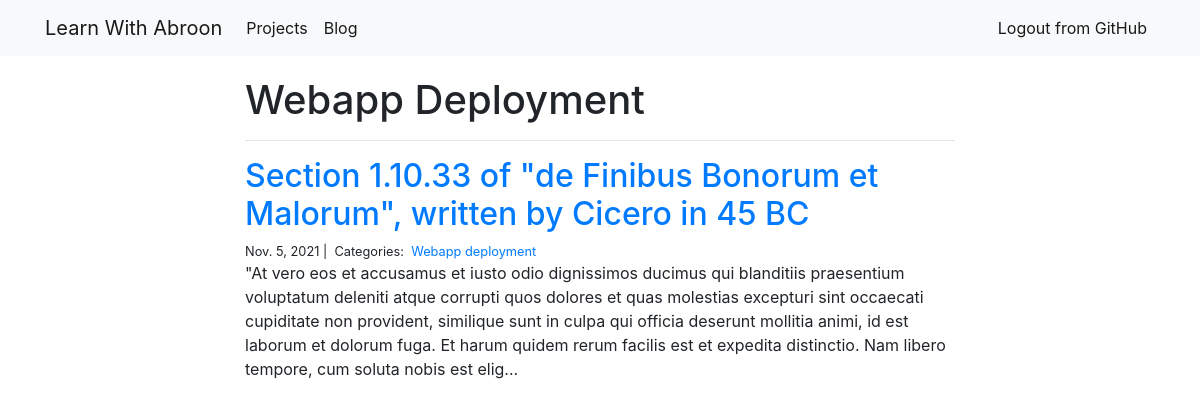
Before: /blog/Webapp deployment/ (signed in) with the older database file.
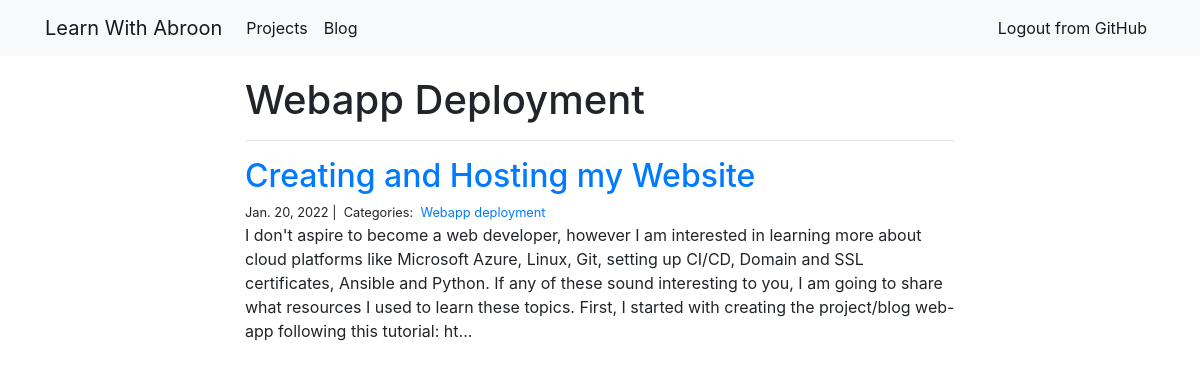
After: the same page with the newer database file.
### blog/models.py (models this page shows, shortened)
class Post(models.Model):
    title = models.CharField(max_length=255)
    body = models.TextField()
    created_on = models.DateTimeField(auto_now_add=True)
    last_modified = models.DateTimeField(auto_now=True)
    categories = models.ManyToManyField('Category', related_name='posts')

class Category(models.Model):
    name = models.CharField(max_length=20)

### blog/views.py (the view)
# urls.py: path("<category>/", views.blog_category, name="blog_category"),
def blog_category(request, category):
    posts = Post.objects.filter(
        categories__name__contains=category
    ).order_by(
        '-created_on'
    )
    context = {
        "category": category,
        "posts": posts
    }
    return render(request, "blog_category.html", context)

### blog/templates/blog_category.html
{% extends "base.html" %}
{% block page_content %}
<div class="col-md-8 offset-md-2">
    <h1>{{ category | title }}</h1>
    <hr>
    {% for post in posts %}
        <h2><a href="{% url 'blog_detail' post.pk%}">{{ post.title }}</a></h2>
        <small>
            {{ post.created_on.date }} |&nbsp;
            Categories:&nbsp;
            {% for category in post.categories.all %}
            <a href="{% url 'blog_category' category.name %}">
                {{ category.name }}
            </a>&nbsp;
            {% endfor %}
        </small>
        <p>{{ post.body | slice:":400" }}...</p>
    {% endfor %}
</div>
{% endblock %}

Changed rows visible on the page:
removed Post: title "Section 1.10.33 of \"de Finibus Bonorum et Malorum\", written by Cicero in 45 BC", created_on "Nov. 5, 2021", body "\"At vero eos et accusamus et iusto odio dignissimos ducimus qui blanditiis praesentium voluptatum deleniti atque corrupti quos dolores et quas molestias excepturi sint occaecati cupiditate non provident, similique sunt in culpa qui officia deserunt mollitia animi, id est laborum et dolorum fuga. Et harum quidem rerum facilis est et expedita distinctio. Nam libero tempore, cum soluta nobis est elig", Category (name "Webapp deployment")
added Post: title "Creating and Hosting my Website", created_on "Jan. 20, 2022", body "I don't aspire to become a web developer, however I am interested in learning more about cloud platforms like Microsoft Azure, Linux, Git, setting up CI/CD, Domain and SSL certificates, Ansible and Python. If any of these sound interesting to you, I am going to share what resources I used to learn these topics. First, I started with creating the project/blog web-app following this tutorial: ht", Category (name "Webapp deployment")
